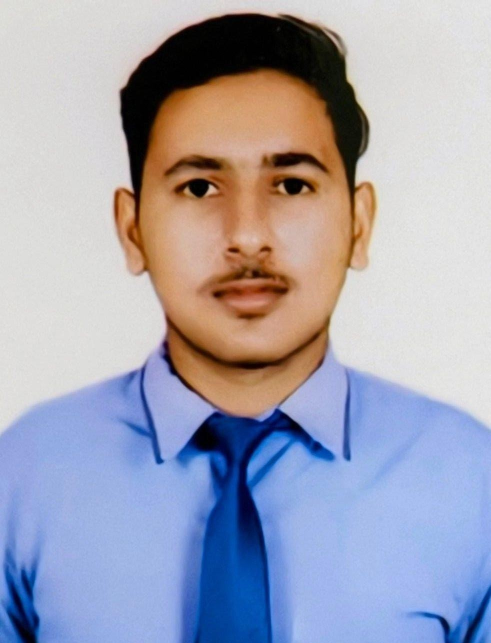
#> input picture img2.jpeg, 981 x 1286 px (shown at 1/2 size)
$ jupyter execute --allow-errors Day_4_open_CV_.ipynb
#> lines starting #> are read from the running program, lines starting #| are printed output that depends on the picture; after the words box and inside, x2 and y2 are one past the last pixel; in counts of white or black regions, pixels touching at a corner belong together
[cell 1]
import cv2
import numpy as np
import matplotlib.pyplot as plt

img = cv2.imread("img2.jpeg")
#> img is the input picture: shape (1286, 981, 3); mean B, G, R 178.9, 163.4, 163.1
print(type(img))
#| <class 'numpy.ndarray'>
print(img.shape)
#| (1286, 981, 3)

[cell 2]
cv2.imshow("photos",img)
cv2.waitKey(0)

[cell 3]
img_resize=cv2.resize(img,(400,256))
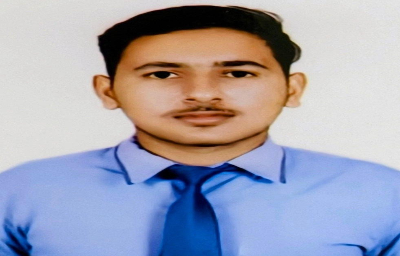
#> img_resize: shape (256, 400, 3); mean B, G, R 178.8, 163.3, 163
cv2.imshow("photos", img_resize)
cv2.waitKey(0)

[cell 4]
img_flip=cv2.flip(img,0)
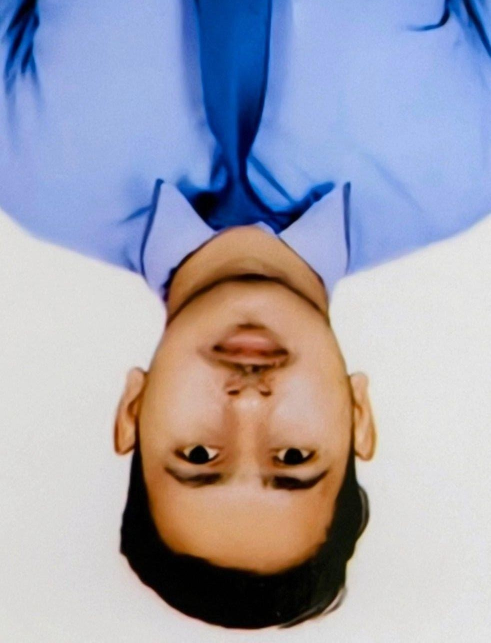
#> img_flip: shape (1286, 981, 3) (shown at 1/2 size); mean B, G, R 178.9, 163.4, 163.1
cv2.imshow("photos",img_flip)
cv2.waitKey(0)

[cell 5]
img_crop=img[100:300,200:500]
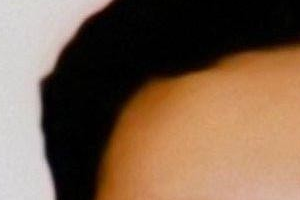
#> img_crop: shape (200, 300, 3); mean B, G, R 75.7, 96.5, 123
cv2.imshow("photos", img_crop)
cv2.waitKey(0)
cv2.destroyAllWindows()

[cell 6]
import cv2
from ultralytics import settings

# Disable data and crash report tracking
settings.update({"sync": False})
#> (this line was passed over: ultralytics is not available in this run)
from ultralytics import YOLO

# 1. Load the lightweight YOLOv8 Nano model (~6MB, runs fast on CPU)
#> (the rest of this cell did not finish here and is left out)

[cell 7]
import cv2
import numpy as np

# 1. Initialize Webcam (CAP_DSHOW prevents camera light freeze on Windows)
cap = cv2.VideoCapture(0, cv2.CAP_DSHOW)

# 2. Define HSV Color Range for a BLUE object (Default)
# Tip: Adjust lower/upper bounds if using a Red/Green object!
LOWER_COLOR = np.array([100, 150, 0])  # Lower bound for Blue in HSV
UPPER_COLOR = np.array([140, 255, 255])  # Upper bound for Blue in HSV

canvas = None
prev_point = None

print("Air Canvas Started! Wave a BLUE marker in front of the camera to draw.")
print("Press 'c' to clear canvas. Press 'q' to quit.")

while cap.isOpened():
  success, frame = cap.read()
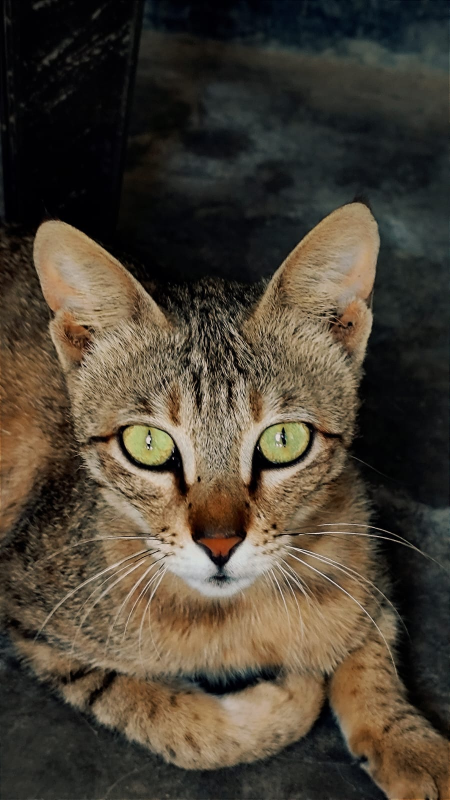
#> input picture img1.jpeg, 900 x 1600 px, given in place of the camera (shown at 1/2 size)
#> frame is the input picture: shape (1600, 900, 3); mean B, G, R 52.4, 65.5, 74.7
  if not success:
    break

  # Flip frame horizontally for intuitive "mirror" drawing
  frame = cv2.flip(frame, 1)
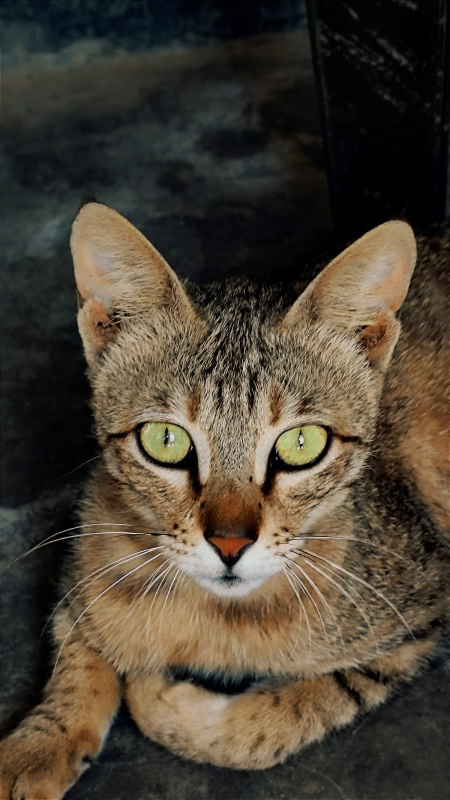
#> frame: shape (1600, 900, 3) (shown at 1/2 size); mean B, G, R 52.4, 65.5, 74.7

  # Initialize black canvas to match camera size on first frame
  if canvas is None:
    canvas = np.zeros_like(frame)

  # --- CORE CV CONCEPTS FOR STUDENTS ---

  # A. Convert BGR to HSV color space (easier to isolate specific colors)
  hsv = cv2.cvtColor(frame, cv2.COLOR_BGR2HSV)
#> hsv: shape (1600, 900, 3); mean H, S, V 47.3, 87.6, 77

  # B. Create binary mask (White = color detected, Black = background)
  mask = cv2.inRange(hsv, LOWER_COLOR, UPPER_COLOR)
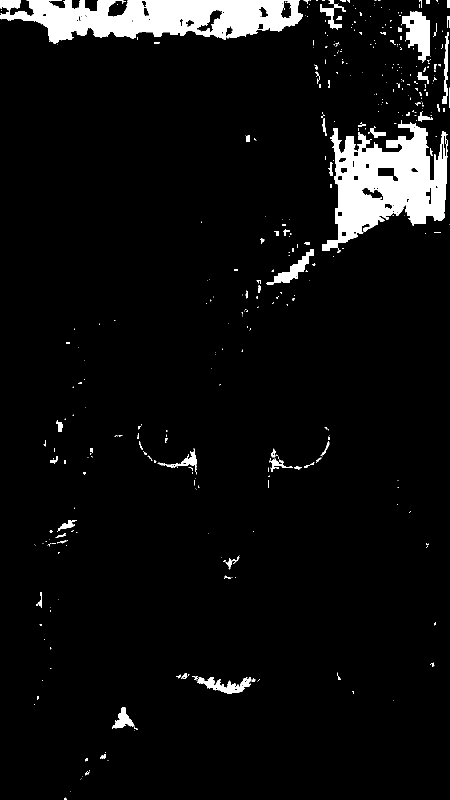
#> mask: shape (1600, 900) (shown at 1/2 size); 5.9% white; 407 white regions (310 under 20 px), largest, box (x1, y1, x2, y2) and area: (644, 240, 895, 502) 34263, (0, 0, 606, 87) 32616, (802, 22, 861, 126) 3475

  # Clean noise using morphological erosion and dilation
  mask = cv2.erode(mask, None, iterations=1)
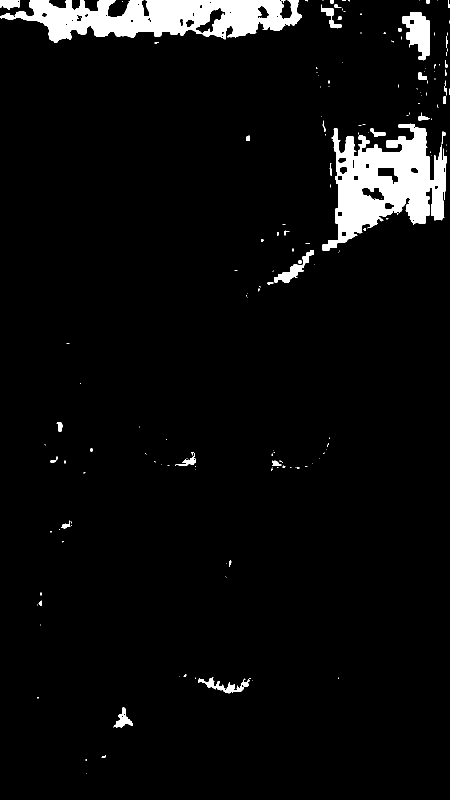
#> mask: shape (1600, 900) (shown at 1/2 size); 4.9% white; 167 white regions (127 under 20 px), largest, box (x1, y1, x2, y2) and area: (645, 247, 894, 501) 30640, (0, 0, 604, 86) 29674, (805, 24, 859, 121) 3055
  mask = cv2.dilate(mask, None, iterations=1)
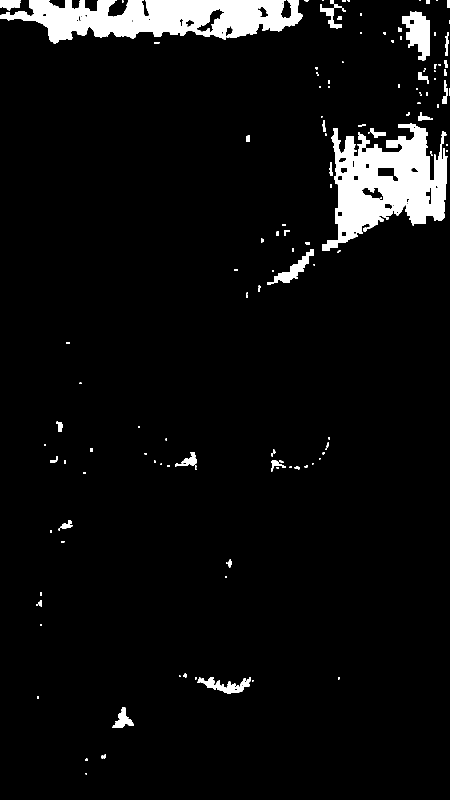
#> mask: shape (1600, 900) (shown at 1/2 size); 5.6% white; 134 white regions (59 under 20 px)

  # C. Find contours (outlines of detected shapes)
  contours, _ = cv2.findContours(
      mask, cv2.RETR_EXTERNAL, cv2.CHAIN_APPROX_SIMPLE
  )
#> contours = 133 contours, 83 with area under 20; largest, box (x1, y1, x2, y2) and area: (644, 246, 895, 502) 35062, (0, 0, 605, 87) 32738, (804, 23, 860, 122) 3345, (534, 499, 628, 570) 1552, (395, 1354, 502, 1388) 1320

  curr_point = None

  if contours:
    # Get the largest contour (prevents small background noise from drawing)
    largest_contour = max(contours, key=cv2.contourArea)
#> largest_contour = contour of 530 points, box (x1, y1, x2, y2) (644, 246, 895, 502), area 35062

    # Filter out tiny detections by minimum area threshold
    if cv2.contourArea(largest_contour) > 500:
      # Calculate centroid (center x, y coordinates) of detected marker
      M = cv2.moments(largest_contour)
#> M = moments, m00 35061.5, centre m10/m00, m01/m00 = (772.2, 366.3)
      if M['m00'] != 0:
        cX = int(M['m10'] / M['m00'])
#> cX = 772
        cY = int(M['m01'] / M['m00'])
#> cY = 366
        curr_point = (cX, cY)
#> curr_point = (772, 366)

        # Draw a visual tracking dot around object tip
        cv2.circle(frame, curr_point, 8, (0, 255, 255), -1)
#> frame: shape (1600, 900, 3); 0.01% of pixels changed, all inside (x1, y1, x2, y2) = (764, 358, 781, 375)

  # D. Draw lines on the canvas when object moves
  if curr_point and prev_point:
    cv2.line(canvas, prev_point, curr_point, (0, 0, 255), 5)  # Red ink line

  prev_point = curr_point
#> prev_point = (772, 366)

  # Combine live webcam feed and drawing canvas together
  combined = cv2.add(frame, canvas)

  # Display UI instructions
  cv2.putText(
      combined,
      "Press 'c' to Clear | Press 'q' to Quit",
      (10, 30),
      cv2.FONT_HERSHEY_SIMPLEX,
      0.7,
      (255, 255, 255),
      2,
  )
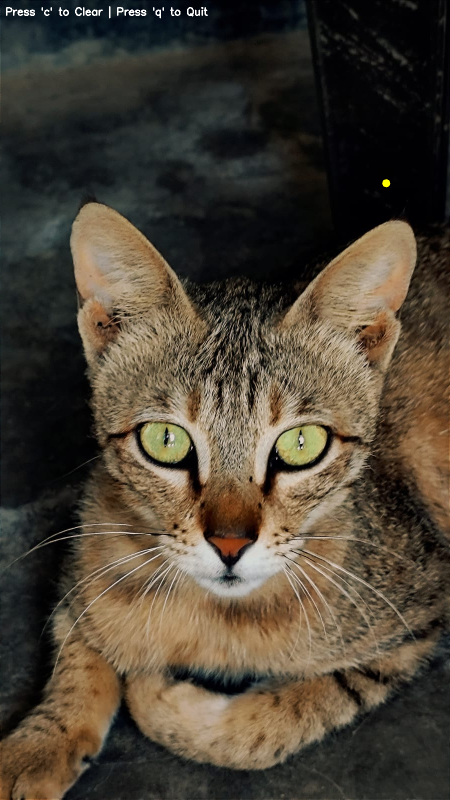
#> combined: shape (1600, 900, 3) (shown at 1/2 size); mean B, G, R 52.8, 66, 75.2

  cv2.imshow('BCA AI Demo - Virtual Air Canvas', combined)

  key = cv2.waitKey(1) & 0xFF
#> (key q is pressed here)
  if key == ord('c'):
    canvas = np.zeros_like(frame)  # Clear canvas
  elif key == ord('q'):
    break

# Clean up webcam resources cleanly
cap.release()
cv2.waitKey(1)
cv2.destroyAllWindows()
cv2.waitKey(1)
